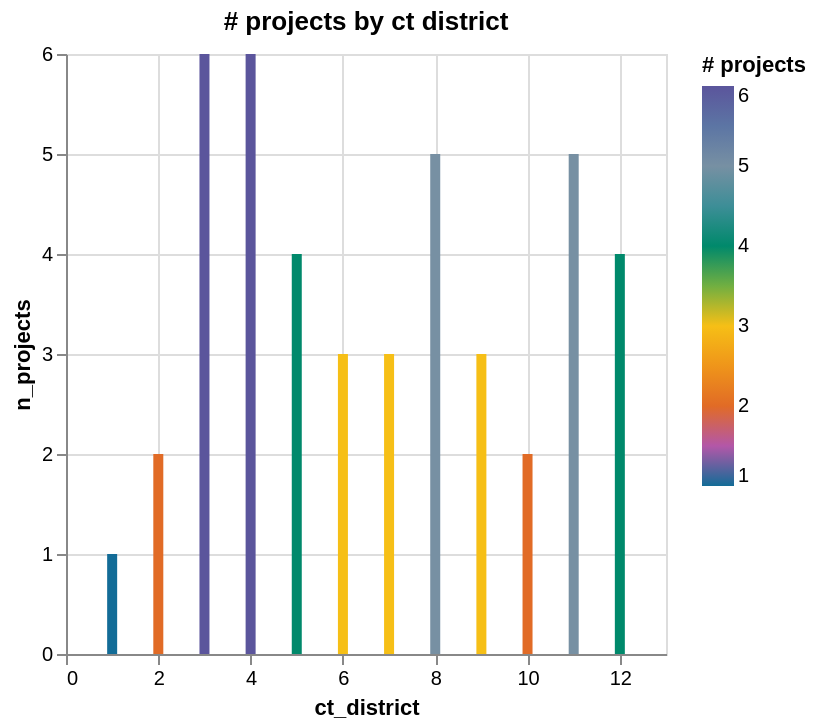

Notebook source saved alongside this figure:
### Markdown cell above
* Place the column you want the colors to be based on in `color=alt.Color(column)`
* Place your color palette in the `scale` argument `scale=alt.Scale(range=your_color_palette)`.

### Code cell
alt.Chart(district_summary_to_plot, title="# projects by ct district").mark_bar().encode(
    x="ct_district",
    y="n_projects",
    color=alt.Color(
        "n_projects",  # This is the column you want the color of your bar to be based on
        title="# projects",  # This is the legend of your title
        scale=alt.Scale(
            range=calitp_color_palette.CALITP_CATEGORY_BOLD_COLORS   # This is where you can customize the colors,
        ),
    ),
)

### Figure 1 — Vega-Lite specification as saved in the notebook (floating-point values rounded to 4 significant figures)
{"config": {"view": {"continuousWidth": 300, "continuousHeight": 300}}, "data": {"name": "data-fe61ab74781d740c8dcafb218051dfa5"}, "mark": {"type": "bar"}, "encoding": {"color": {"field": "n_projects", "scale": {"range": ["#136C97", "#E16B26", "#F6BF16", "#00896B", "#7790A3", "#5B559C"]}, "title": "# projects", "type": "quantitative"}, "x": {"field": "ct_district", "type": "quantitative"}, "y": {"field": "n_projects", "type": "quantitative"}}, "title": "# projects by ct district", "$schema": "https://vega.github.io/schema/vega-lite/v5.20.1.json", "datasets": {"data-fe61ab74781d740c8dcafb218051dfa5": [{"ct_district": 1, "n_projects": 1, "max_overall_score": 72, "min_overall_score": 72, "mean_overall_score": 72.0, "median_overall_score": 72.0}, {"ct_district": 2, "n_projects": 2, "max_overall_score": 63, "min_overall_score": 60, "mean_overall_score": 61.5, "median_overall_score": 61.5}, {"ct_district": 3, "n_projects": 6, "max_overall_score": 97, "min_overall_score": 54, "mean_overall_score": 77.67, "median_overall_score": 80.5}, {"ct_district": 4, "n_projects": 6, "max_overall_score": 97, "min_overall_score": 60, "mean_overall_score": 73.17, "median_overall_score": 70.5}, {"ct_district": 5, "n_projects": 4, "max_overall_score": 98, "min_overall_score": 58, "mean_overall_score": 77.5, "median_overall_score": 77.0}, {"ct_district": 6, "n_projects": 3, "max_overall_score": 77, "min_overall_score": 63, "mean_overall_score": 70.67, "median_overall_score": 72.0}, {"ct_district": 7, "n_projects": 3, "max_overall_score": 94, "min_overall_score": 79, "mean_overall_score": 85.0, "median_overall_score": 82.0}, {"ct_district": 8, "n_projects": 5, "max_overall_score": 85, "min_overall_score": 66, "mean_overall_score": 75.2, "median_overall_score": 73.0}, {"ct_district": 9, "n_projects": 3, "max_overall_score": 87, "min_overall_score": 67, "mean_overall_score": 76.33, "median_overall_score": 75.0}, {"ct_district": 10, "n_projects": 2, "max_overall_score": 86, "min_overall_score": 59, "mean_overall_score": 72.5, "median_overall_score": 72.5}, {"ct_district": 11, "n_projects": 5, "max_overall_score": 89, "min_overall_score": 55, "mean_overall_score": 74.6, "median_overall_score": 75.0}, {"ct_district": 12, "n_projects": 4, "max_overall_score": 97, "min_overall_score": 60, "mean_overall_score": 75.5, "median_overall_score": 72.5}]}}
